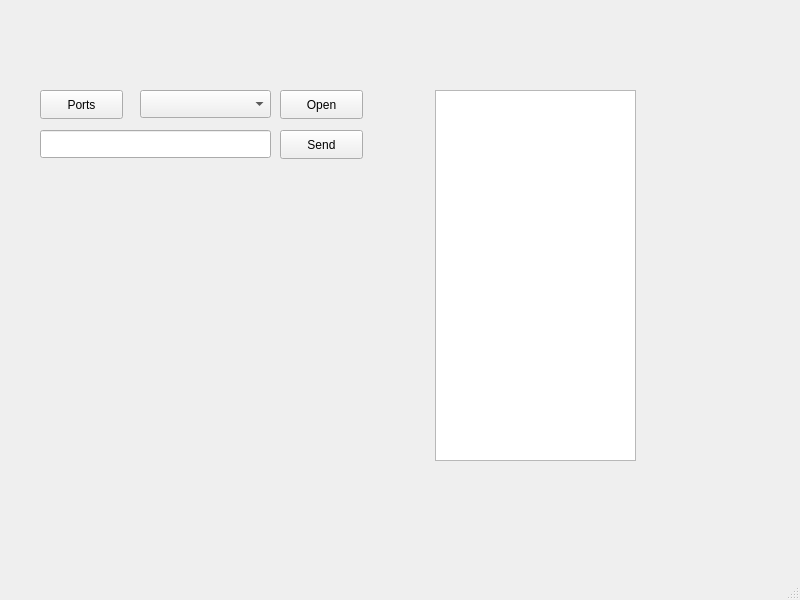
<?xml version="1.0" encoding="UTF-8"?>
<ui version="4.0">
 <class>MainWindow</class>
 <widget class="QMainWindow" name="MainWindow">
  <property name="geometry">
   <rect>
    <x>0</x>
    <y>0</y>
    <width>800</width>
    <height>600</height>
   </rect>
  </property>
  <property name="windowTitle">
   <string>MainWindow</string>
  </property>
  <widget class="QWidget" name="centralwidget">
   <widget class="QPushButton" name="btnPorts">
    <property name="geometry">
     <rect>
      <x>40</x>
      <y>90</y>
      <width>83</width>
      <height>29</height>
     </rect>
    </property>
    <property name="text">
     <string>Ports</string>
    </property>
   </widget>
   <widget class="QComboBox" name="cmbPorts">
    <property name="geometry">
     <rect>
      <x>140</x>
      <y>90</y>
      <width>131</width>
      <height>28</height>
     </rect>
    </property>
   </widget>
   <widget class="QPushButton" name="btnOpenPorts">
    <property name="geometry">
     <rect>
      <x>280</x>
      <y>90</y>
      <width>83</width>
      <height>29</height>
     </rect>
    </property>
    <property name="text">
     <string>Open</string>
    </property>
   </widget>
   <widget class="QPushButton" name="btnSend">
    <property name="geometry">
     <rect>
      <x>280</x>
      <y>130</y>
      <width>83</width>
      <height>29</height>
     </rect>
    </property>
    <property name="text">
     <string>Send</string>
    </property>
   </widget>
   <widget class="QLineEdit" name="lnMessage">
    <property name="geometry">
     <rect>
      <x>40</x>
      <y>130</y>
      <width>231</width>
      <height>28</height>
     </rect>
    </property>
   </widget>
   <widget class="QListWidget" name="lstMessages">
    <property name="geometry">
     <rect>
      <x>435</x>
      <y>90</y>
      <width>201</width>
      <height>371</height>
     </rect>
    </property>
   </widget>
  </widget>
  <widget class="QMenuBar" name="menubar">
   <property name="geometry">
    <rect>
     <x>0</x>
     <y>0</y>
     <width>800</width>
     <height>25</height>
    </rect>
   </property>
  </widget>
  <widget class="QStatusBar" name="statusbar"/>
 </widget>
 <resources/>
 <connections/>
</ui>
